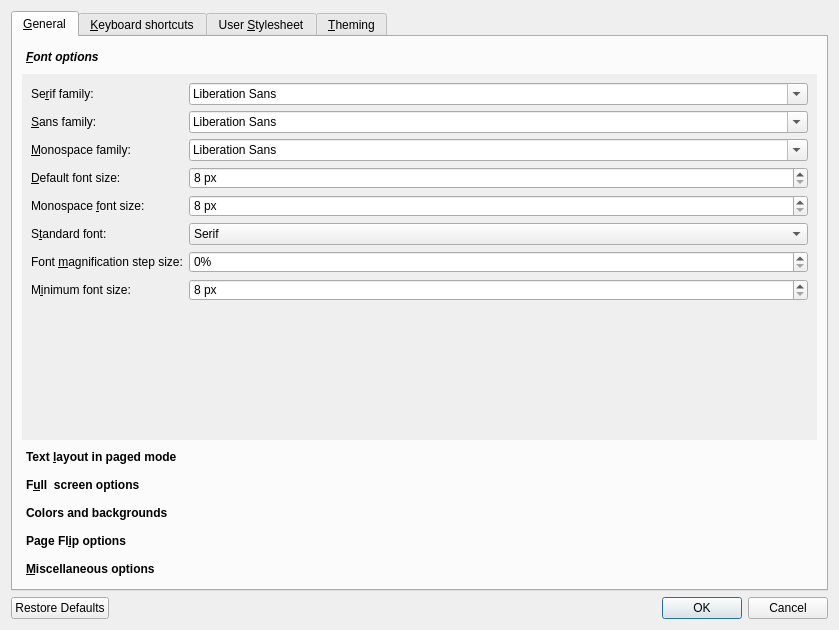
<?xml version="1.0" encoding="UTF-8"?>
<ui version="4.0">
 <class>Dialog</class>
 <widget class="QDialog" name="Dialog">
  <property name="geometry">
   <rect>
    <x>0</x>
    <y>0</y>
    <width>839</width>
    <height>630</height>
   </rect>
  </property>
  <property name="windowTitle">
   <string>Configure Ebook viewer</string>
  </property>
  <property name="windowIcon">
   <iconset resource="../../../../resources/images.qrc">
    <normaloff>:/images/config.png</normaloff>:/images/config.png</iconset>
  </property>
  <layout class="QGridLayout" name="gridLayout_4">
   <item row="1" column="0">
    <widget class="QDialogButtonBox" name="buttonBox">
     <property name="orientation">
      <enum>Qt::Horizontal</enum>
     </property>
     <property name="standardButtons">
      <set>QDialogButtonBox::Cancel|QDialogButtonBox::Ok|QDialogButtonBox::RestoreDefaults</set>
     </property>
    </widget>
   </item>
   <item row="0" column="0">
    <widget class="QTabWidget" name="tabs">
     <property name="currentIndex">
      <number>0</number>
     </property>
     <widget class="QWidget" name="tab">
      <attribute name="title">
       <string>&amp;General</string>
      </attribute>
      <layout class="QVBoxLayout" name="verticalLayout_2">
       <item>
        <widget class="QToolBox" name="toolBox">
         <property name="styleSheet">
          <string notr="true">QToolBox::tab {
     background: qlineargradient(x1: 0, y1: 0, x2: 0, y2: 1,
                                 stop: 0 #E1E1E1, stop: 0.4 #DDDDDD,
                                 stop: 0.5 #D8D8D8, stop: 1.0 #D3D3D3);
     border-radius: 5px;
     color: black;
     font-weight: bold;
 }

 QToolBox::tab:selected {
     font-style: italic;
 }

QToolBox::tab:hover {
   color: red;
   font-style: italic;
}</string>
         </property>
         <property name="currentIndex">
          <number>0</number>
         </property>
         <widget class="QWidget" name="page">
          <property name="geometry">
           <rect>
            <x>0</x>
            <y>0</y>
            <width>795</width>
            <height>342</height>
           </rect>
          </property>
          <attribute name="label">
           <string>&amp;Font options</string>
          </attribute>
          <layout class="QFormLayout" name="formLayout_2">
           <item row="0" column="0">
            <widget class="QLabel" name="label">
             <property name="text">
              <string>Se&amp;rif family:</string>
             </property>
             <property name="buddy">
              <cstring>serif_family</cstring>
             </property>
            </widget>
           </item>
           <item row="0" column="1">
            <widget class="QFontComboBox" name="serif_family"/>
           </item>
           <item row="1" column="0">
            <widget class="QLabel" name="label_2">
             <property name="text">
              <string>&amp;Sans family:</string>
             </property>
             <property name="buddy">
              <cstring>sans_family</cstring>
             </property>
            </widget>
           </item>
           <item row="1" column="1">
            <widget class="QFontComboBox" name="sans_family"/>
           </item>
           <item row="2" column="0">
            <widget class="QLabel" name="label_3">
             <property name="text">
              <string>&amp;Monospace family:</string>
             </property>
             <property name="buddy">
              <cstring>mono_family</cstring>
             </property>
            </widget>
           </item>
           <item row="2" column="1">
            <widget class="QFontComboBox" name="mono_family"/>
           </item>
           <item row="3" column="0">
            <widget class="QLabel" name="label_4">
             <property name="text">
              <string>&amp;Default font size:</string>
             </property>
             <property name="buddy">
              <cstring>default_font_size</cstring>
             </property>
            </widget>
           </item>
           <item row="3" column="1">
            <widget class="QSpinBox" name="default_font_size">
             <property name="suffix">
              <string> px</string>
             </property>
             <property name="minimum">
              <number>8</number>
             </property>
             <property name="maximum">
              <number>40</number>
             </property>
            </widget>
           </item>
           <item row="4" column="0">
            <widget class="QLabel" name="label_5">
             <property name="text">
              <string>Monospace &amp;font size:</string>
             </property>
             <property name="buddy">
              <cstring>mono_font_size</cstring>
             </property>
            </widget>
           </item>
           <item row="4" column="1">
            <widget class="QSpinBox" name="mono_font_size">
             <property name="suffix">
              <string> px</string>
             </property>
             <property name="minimum">
              <number>8</number>
             </property>
             <property name="maximum">
              <number>50</number>
             </property>
            </widget>
           </item>
           <item row="5" column="0">
            <widget class="QLabel" name="label_6">
             <property name="text">
              <string>S&amp;tandard font:</string>
             </property>
             <property name="buddy">
              <cstring>standard_font</cstring>
             </property>
            </widget>
           </item>
           <item row="5" column="1">
            <widget class="QComboBox" name="standard_font">
             <item>
              <property name="text">
               <string>Serif</string>
              </property>
             </item>
             <item>
              <property name="text">
               <string>Sans-serif</string>
              </property>
             </item>
             <item>
              <property name="text">
               <string>Monospace</string>
              </property>
             </item>
            </widget>
           </item>
           <item row="6" column="0">
            <widget class="QLabel" name="label_12">
             <property name="text">
              <string>Font &amp;magnification step size:</string>
             </property>
             <property name="buddy">
              <cstring>opt_font_mag_step</cstring>
             </property>
            </widget>
           </item>
           <item row="6" column="1">
            <widget class="QSpinBox" name="opt_font_mag_step">
             <property name="toolTip">
              <string>The amount by which the font size is increased/decreased
 when you click the font size larger/smaller buttons</string>
             </property>
             <property name="suffix">
              <string>%</string>
             </property>
            </widget>
           </item>
           <item row="7" column="0">
            <widget class="QLabel" name="label_22">
             <property name="text">
              <string>M&amp;inimum font size:</string>
             </property>
             <property name="buddy">
              <cstring>minimum_font_size</cstring>
             </property>
            </widget>
           </item>
           <item row="7" column="1">
            <widget class="QSpinBox" name="minimum_font_size">
             <property name="toolTip">
              <string>The minimum font size in pixels</string>
             </property>
             <property name="suffix">
              <string> px</string>
             </property>
             <property name="minimum">
              <number>8</number>
             </property>
            </widget>
           </item>
          </layout>
         </widget>
         <widget class="QWidget" name="page_5">
          <property name="geometry">
           <rect>
            <x>0</x>
            <y>0</y>
            <width>795</width>
            <height>342</height>
           </rect>
          </property>
          <attribute name="label">
           <string>Text &amp;layout in paged mode</string>
          </attribute>
          <layout class="QFormLayout" name="formLayout_5">
           <property name="fieldGrowthPolicy">
            <enum>QFormLayout::ExpandingFieldsGrow</enum>
           </property>
           <item row="0" column="0" colspan="2">
            <widget class="QLabel" name="label_8">
             <property name="text">
              <string>&lt;p&gt;These options only apply in &quot;paged&quot; mode, where the text is broken up into pages, as in a paper book. To get into this mode, use the button with the yellow scroll icon in the top right corner of the viewer window.</string>
             </property>
             <property name="wordWrap">
              <bool>true</bool>
             </property>
            </widget>
           </item>
           <item row="1" column="0">
            <widget class="QLabel" name="label_13">
             <property name="text">
              <string>The number of &amp;pages of text to show on screen </string>
             </property>
             <property name="buddy">
              <cstring>opt_cols_per_screen</cstring>
             </property>
            </widget>
           </item>
           <item row="1" column="1">
            <widget class="QSpinBox" name="opt_cols_per_screen">
             <property name="suffix">
              <string> page(s)</string>
             </property>
             <property name="minimum">
              <number>1</number>
             </property>
             <property name="maximum">
              <number>5</number>
             </property>
            </widget>
           </item>
           <item row="2" column="0" colspan="2">
            <widget class="QCheckBox" name="opt_override_book_margins">
             <property name="text">
              <string>&amp;Override the page margin settings specified in the book</string>
             </property>
             <property name="checked">
              <bool>true</bool>
             </property>
            </widget>
           </item>
           <item row="3" column="0">
            <widget class="QLabel" name="label_18">
             <property name="enabled">
              <bool>true</bool>
             </property>
             <property name="text">
              <string>&amp;Top margin</string>
             </property>
             <property name="buddy">
              <cstring>opt_top_margin</cstring>
             </property>
            </widget>
           </item>
           <item row="3" column="1">
            <widget class="QSpinBox" name="opt_top_margin">
             <property name="suffix">
              <string> px</string>
             </property>
             <property name="minimum">
              <number>10</number>
             </property>
             <property name="maximum">
              <number>1000</number>
             </property>
            </widget>
           </item>
           <item row="4" column="0">
            <widget class="QLabel" name="label_19">
             <property name="text">
              <string>&amp;Side margin</string>
             </property>
             <property name="buddy">
              <cstring>opt_side_margin</cstring>
             </property>
            </widget>
           </item>
           <item row="4" column="1">
            <widget class="QSpinBox" name="opt_side_margin">
             <property name="suffix">
              <string> px</string>
             </property>
             <property name="minimum">
              <number>10</number>
             </property>
             <property name="maximum">
              <number>1000</number>
             </property>
            </widget>
           </item>
           <item row="5" column="0">
            <widget class="QLabel" name="label_17">
             <property name="text">
              <string>&amp;Bottom margin</string>
             </property>
             <property name="buddy">
              <cstring>opt_bottom_margin</cstring>
             </property>
            </widget>
           </item>
           <item row="5" column="1">
            <widget class="QSpinBox" name="opt_bottom_margin">
             <property name="suffix">
              <string> px</string>
             </property>
             <property name="minimum">
              <number>10</number>
             </property>
             <property name="maximum">
              <number>1000</number>
             </property>
            </widget>
           </item>
           <item row="6" column="0">
            <widget class="QLabel" name="label_24">
             <property name="text">
              <string>Outside side margin</string>
             </property>
            </widget>
           </item>
           <item row="6" column="1">
            <widget class="QSpinBox" name="opt_outside_side_margin">
             <property name="suffix">
              <string> px</string>
             </property>
             <property name="prefix">
              <string/>
             </property>
             <property name="minimum">
              <number>0</number>
             </property>
             <property name="maximum">
              <number>1000</number>
             </property>
             <property name="value">
              <number>10</number>
             </property>
            </widget>
           </item>
          </layout>
         </widget>
         <widget class="QWidget" name="page_2">
          <property name="geometry">
           <rect>
            <x>0</x>
            <y>0</y>
            <width>795</width>
            <height>342</height>
           </rect>
          </property>
          <attribute name="label">
           <string>F&amp;ull  screen options</string>
          </attribute>
          <layout class="QFormLayout" name="formLayout">
           <item row="0" column="0">
            <widget class="QLabel" name="label_7">
             <property name="text">
              <string>Maximum text width in &amp;fullscreen:</string>
             </property>
             <property name="buddy">
              <cstring>max_fs_width</cstring>
             </property>
            </widget>
           </item>
           <item row="0" column="1">
            <widget class="QSpinBox" name="max_fs_width">
             <property name="toolTip">
              <string>Set the maximum width that the book's text and pictures will take when in fullscreen mode. This allows you to read the book text without it becoming too wide.</string>
             </property>
             <property name="suffix">
              <string> px</string>
             </property>
             <property name="minimum">
              <number>100</number>
             </property>
             <property name="maximum">
              <number>10000</number>
             </property>
            </widget>
           </item>
           <item row="1" column="0">
            <widget class="QCheckBox" name="opt_fullscreen_clock">
             <property name="text">
              <string>Show &amp;clock in full screen mode</string>
             </property>
            </widget>
           </item>
           <item row="5" column="0" colspan="2">
            <widget class="QCheckBox" name="opt_fullscreen_pos">
             <property name="text">
              <string>Show reading &amp;position in full screen mode</string>
             </property>
            </widget>
           </item>
           <item row="4" column="0" colspan="2">
            <widget class="QCheckBox" name="opt_fullscreen_scrollbar">
             <property name="text">
              <string>Show &amp;scrollbar in full screen mode</string>
             </property>
            </widget>
           </item>
           <item row="3" column="0" colspan="2">
            <widget class="QCheckBox" name="opt_start_in_fullscreen">
             <property name="text">
              <string>&amp;Start viewer in full screen mode</string>
             </property>
            </widget>
           </item>
           <item row="2" column="0" colspan="2">
            <widget class="QCheckBox" name="opt_show_fullscreen_help">
             <property name="text">
              <string>Show &amp;help message when starting full screen mode</string>
             </property>
            </widget>
           </item>
          </layout>
         </widget>
         <widget class="QWidget" name="page_6">
          <property name="geometry">
           <rect>
            <x>0</x>
            <y>0</y>
            <width>795</width>
            <height>342</height>
           </rect>
          </property>
          <attribute name="label">
           <string>Colors and backgrounds</string>
          </attribute>
          <layout class="QFormLayout" name="formLayout_6">
           <item row="0" column="0">
            <widget class="QLabel" name="label_14">
             <property name="text">
              <string>Background color:</string>
             </property>
            </widget>
           </item>
           <item row="0" column="1">
            <layout class="QHBoxLayout" name="horizontalLayout">
             <item>
              <widget class="QLabel" name="background_color_sample">
               <property name="text">
                <string>Sample</string>
               </property>
              </widget>
             </item>
             <item>
              <widget class="QPushButton" name="change_background_color_button">
               <property name="text">
                <string>Change</string>
               </property>
              </widget>
             </item>
             <item>
              <widget class="QPushButton" name="reset_background_color_button">
               <property name="text">
                <string>Reset</string>
               </property>
              </widget>
             </item>
            </layout>
           </item>
           <item row="1" column="0">
            <widget class="QLabel" name="label_16">
             <property name="text">
              <string>Text color:</string>
             </property>
            </widget>
           </item>
           <item row="1" column="1">
            <layout class="QHBoxLayout" name="horizontalLayout_2">
             <item>
              <widget class="QLabel" name="text_color_sample">
               <property name="text">
                <string>Sample</string>
               </property>
              </widget>
             </item>
             <item>
              <widget class="QPushButton" name="change_text_color_button">
               <property name="text">
                <string>Change</string>
               </property>
              </widget>
             </item>
             <item>
              <widget class="QPushButton" name="reset_text_color_button">
               <property name="text">
                <string>Reset</string>
               </property>
              </widget>
             </item>
            </layout>
           </item>
          </layout>
         </widget>
         <widget class="QWidget" name="page_3">
          <property name="geometry">
           <rect>
            <x>0</x>
            <y>0</y>
            <width>795</width>
            <height>342</height>
           </rect>
          </property>
          <attribute name="label">
           <string>Page Fl&amp;ip options</string>
          </attribute>
          <layout class="QFormLayout" name="formLayout_3">
           <item row="0" column="0">
            <widget class="QLabel" name="label_11">
             <property name="text">
              <string>Page flip &amp;duration:</string>
             </property>
             <property name="buddy">
              <cstring>opt_page_flip_duration</cstring>
             </property>
            </widget>
           </item>
           <item row="0" column="1">
            <widget class="QDoubleSpinBox" name="opt_page_flip_duration">
             <property name="specialValueText">
              <string>disabled</string>
             </property>
             <property name="suffix">
              <string> secs</string>
             </property>
             <property name="decimals">
              <number>1</number>
             </property>
             <property name="minimum">
              <double>0.100000000000000</double>
             </property>
             <property name="maximum">
              <double>3.000000000000000</double>
             </property>
             <property name="singleStep">
              <double>0.100000000000000</double>
             </property>
             <property name="value">
              <double>0.500000000000000</double>
             </property>
            </widget>
           </item>
           <item row="1" column="0" colspan="2">
            <widget class="QCheckBox" name="opt_wheel_flips_pages">
             <property name="text">
              <string>Mouse &amp;wheel flips pages</string>
             </property>
            </widget>
           </item>
           <item row="2" column="0" colspan="2">
            <widget class="QCheckBox" name="opt_line_scrolling_stops_on_pagebreaks">
             <property name="text">
              <string>Line &amp;scrolling stops at page breaks</string>
             </property>
            </widget>
           </item>
           <item row="3" column="0" colspan="2">
            <widget class="QCheckBox" name="opt_fit_images">
             <property name="text">
              <string>&amp;Resize images larger than the viewer window (needs restart)</string>
             </property>
            </widget>
           </item>
          </layout>
         </widget>
         <widget class="QWidget" name="page_4">
          <property name="geometry">
           <rect>
            <x>0</x>
            <y>0</y>
            <width>795</width>
            <height>342</height>
           </rect>
          </property>
          <attribute name="label">
           <string>&amp;Miscellaneous options</string>
          </attribute>
          <layout class="QFormLayout" name="formLayout_4">
           <item row="0" column="0" colspan="2">
            <widget class="QCheckBox" name="hyphenate">
             <property name="text">
              <string>H&amp;yphenate (break line in the middle of large words)</string>
             </property>
            </widget>
           </item>
           <item row="1" column="0">
            <widget class="QLabel" name="hyphenate_label">
             <property name="text">
              <string>Default &amp;language for hyphenation:</string>
             </property>
             <property name="buddy">
              <cstring>hyphenate_default_lang</cstring>
             </property>
            </widget>
           </item>
           <item row="1" column="1">
            <widget class="QComboBox" name="hyphenate_default_lang">
             <property name="toolTip">
              <string>The default language to use for hyphenation rules. If the book does not specify a language, this will be used.</string>
             </property>
            </widget>
           </item>
           <item row="5" column="0">
            <widget class="QPushButton" name="clear_search_history_button">
             <property name="text">
              <string>Clear search history</string>
             </property>
            </widget>
           </item>
           <item row="2" column="0">
            <widget class="QCheckBox" name="opt_show_controls">
             <property name="text">
              <string>Show &amp;controls in the viewer window</string>
             </property>
            </widget>
           </item>
           <item row="3" column="0">
            <widget class="QCheckBox" name="opt_remember_window_size">
             <property name="text">
              <string>Remember last used &amp;window size and layout</string>
             </property>
            </widget>
           </item>
           <item row="4" column="0">
            <widget class="QCheckBox" name="opt_remember_current_page">
             <property name="text">
              <string>Remember the &amp;current page when quitting</string>
             </property>
            </widget>
           </item>
          </layout>
         </widget>
        </widget>
       </item>
      </layout>
     </widget>
     <widget class="QWidget" name="tab_2">
      <attribute name="title">
       <string>&amp;Keyboard shortcuts</string>
      </attribute>
      <layout class="QVBoxLayout" name="verticalLayout">
       <item>
        <widget class="QLabel" name="label_9">
         <property name="text">
          <string>Double click to change a keyboard shortcut</string>
         </property>
         <property name="wordWrap">
          <bool>true</bool>
         </property>
        </widget>
       </item>
      </layout>
     </widget>
     <widget class="QWidget" name="tab_3">
      <attribute name="title">
       <string>User &amp;Stylesheet</string>
      </attribute>
      <layout class="QVBoxLayout" name="verticalLayout_3">
       <item>
        <widget class="QLabel" name="label_10">
         <property name="text">
          <string>&lt;p&gt;A CSS stylesheet that can be used to control the look and feel of books. For examples, click &lt;a href=&quot;http://www.mobileread.com/forums/showthread.php?t=51500&quot;&gt;here&lt;/a&gt;.</string>
         </property>
         <property name="wordWrap">
          <bool>true</bool>
         </property>
         <property name="openExternalLinks">
          <bool>true</bool>
         </property>
        </widget>
       </item>
       <item>
        <widget class="QPlainTextEdit" name="css"/>
       </item>
      </layout>
     </widget>
     <widget class="QWidget" name="tab_4">
      <attribute name="title">
       <string>&amp;Theming</string>
      </attribute>
      <layout class="QFormLayout" name="formLayout_7">
       <property name="fieldGrowthPolicy">
        <enum>QFormLayout::ExpandingFieldsGrow</enum>
       </property>
       <item row="0" column="0" colspan="2">
        <widget class="QLabel" name="label_23">
         <property name="text">
          <string>You can save and load the viewer settings as &lt;i&gt;themes&lt;/i&gt;</string>
         </property>
        </widget>
       </item>
       <item row="1" column="0">
        <spacer name="verticalSpacer_2">
         <property name="orientation">
          <enum>Qt::Vertical</enum>
         </property>
         <property name="sizeHint" stdset="0">
          <size>
           <width>20</width>
           <height>40</height>
          </size>
         </property>
        </spacer>
       </item>
       <item row="2" column="0">
        <widget class="QLabel" name="label_15">
         <property name="text">
          <string>Save current settings as a theme:</string>
         </property>
         <property name="buddy">
          <cstring>save_theme_button</cstring>
         </property>
        </widget>
       </item>
       <item row="2" column="1">
        <widget class="QToolButton" name="save_theme_button">
         <property name="text">
          <string>&amp;Save</string>
         </property>
         <property name="icon">
          <iconset resource="../../../../resources/images.qrc">
           <normaloff>:/images/save.png</normaloff>:/images/save.png</iconset>
         </property>
         <property name="toolButtonStyle">
          <enum>Qt::ToolButtonTextBesideIcon</enum>
         </property>
        </widget>
       </item>
       <item row="4" column="0">
        <widget class="QLabel" name="label_20">
         <property name="text">
          <string>Load a previously saved theme:</string>
         </property>
         <property name="buddy">
          <cstring>load_theme_button</cstring>
         </property>
        </widget>
       </item>
       <item row="4" column="1">
        <widget class="QToolButton" name="load_theme_button">
         <property name="text">
          <string>&amp;Load</string>
         </property>
         <property name="icon">
          <iconset resource="../../../../resources/images.qrc">
           <normaloff>:/images/document_open.png</normaloff>:/images/document_open.png</iconset>
         </property>
         <property name="popupMode">
          <enum>QToolButton::InstantPopup</enum>
         </property>
         <property name="toolButtonStyle">
          <enum>Qt::ToolButtonTextBesideIcon</enum>
         </property>
        </widget>
       </item>
       <item row="5" column="0">
        <widget class="QLabel" name="label_21">
         <property name="text">
          <string>Delete a saved theme:</string>
         </property>
        </widget>
       </item>
       <item row="5" column="1">
        <widget class="QToolButton" name="delete_theme_button">
         <property name="text">
          <string>&amp;Delete</string>
         </property>
         <property name="icon">
          <iconset resource="../../../../resources/images.qrc">
           <normaloff>:/images/trash.png</normaloff>:/images/trash.png</iconset>
         </property>
         <property name="popupMode">
          <enum>QToolButton::InstantPopup</enum>
         </property>
         <property name="toolButtonStyle">
          <enum>Qt::ToolButtonTextBesideIcon</enum>
         </property>
        </widget>
       </item>
       <item row="6" column="1">
        <spacer name="verticalSpacer_3">
         <property name="orientation">
          <enum>Qt::Vertical</enum>
         </property>
         <property name="sizeHint" stdset="0">
          <size>
           <width>20</width>
           <height>40</height>
          </size>
         </property>
        </spacer>
       </item>
       <item row="7" column="0" colspan="2">
        <widget class="QLabel" name="theming_message">
         <property name="text">
          <string/>
         </property>
        </widget>
       </item>
      </layout>
     </widget>
    </widget>
   </item>
  </layout>
 </widget>
 <tabstops>
  <tabstop>buttonBox</tabstop>
 </tabstops>
 <resources>
  <include location="../../../../resources/images.qrc"/>
 </resources>
 <connections>
  <connection>
   <sender>buttonBox</sender>
   <signal>accepted()</signal>
   <receiver>Dialog</receiver>
   <slot>accept()</slot>
   <hints>
    <hint type="sourcelabel">
     <x>258</x>
     <y>623</y>
    </hint>
    <hint type="destinationlabel">
     <x>157</x>
     <y>274</y>
    </hint>
   </hints>
  </connection>
  <connection>
   <sender>buttonBox</sender>
   <signal>rejected()</signal>
   <receiver>Dialog</receiver>
   <slot>reject()</slot>
   <hints>
    <hint type="sourcelabel">
     <x>326</x>
     <y>623</y>
    </hint>
    <hint type="destinationlabel">
     <x>286</x>
     <y>274</y>
    </hint>
   </hints>
  </connection>
  <connection>
   <sender>hyphenate</sender>
   <signal>toggled(bool)</signal>
   <receiver>hyphenate_default_lang</receiver>
   <slot>setEnabled(bool)</slot>
   <hints>
    <hint type="sourcelabel">
     <x>89</x>
     <y>226</y>
    </hint>
    <hint type="destinationlabel">
     <x>332</x>
     <y>259</y>
    </hint>
   </hints>
  </connection>
  <connection>
   <sender>opt_override_book_margins</sender>
   <signal>toggled(bool)</signal>
   <receiver>opt_top_margin</receiver>
   <slot>setEnabled(bool)</slot>
   <hints>
    <hint type="sourcelabel">
     <x>137</x>
     <y>189</y>
    </hint>
    <hint type="destinationlabel">
     <x>367</x>
     <y>218</y>
    </hint>
   </hints>
  </connection>
  <connection>
   <sender>opt_override_book_margins</sender>
   <signal>toggled(bool)</signal>
   <receiver>opt_side_margin</receiver>
   <slot>setEnabled(bool)</slot>
   <hints>
    <hint type="sourcelabel">
     <x>71</x>
     <y>193</y>
    </hint>
    <hint type="destinationlabel">
     <x>347</x>
     <y>253</y>
    </hint>
   </hints>
  </connection>
  <connection>
   <sender>opt_override_book_margins</sender>
   <signal>toggled(bool)</signal>
   <receiver>opt_bottom_margin</receiver>
   <slot>setEnabled(bool)</slot>
   <hints>
    <hint type="sourcelabel">
     <x>513</x>
     <y>196</y>
    </hint>
    <hint type="destinationlabel">
     <x>371</x>
     <y>281</y>
    </hint>
   </hints>
  </connection>
  <connection>
   <sender>opt_override_book_margins</sender>
   <signal>toggled(bool)</signal>
   <receiver>opt_outside_side_margin</receiver>
   <slot>setEnabled(bool)</slot>
   <hints>
    <hint type="sourcelabel">
     <x>419</x>
     <y>204</y>
    </hint>
    <hint type="destinationlabel">
     <x>401</x>
     <y>298</y>
    </hint>
   </hints>
  </connection>
 </connections>
</ui>
